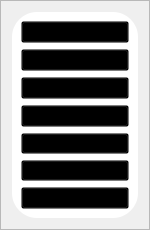
           <widget class="QFrame" name="frame_3">
            <property name="minimumSize">
             <size>
              <width>150</width>
              <height>0</height>
             </size>
            </property>
            <property name="maximumSize">
             <size>
              <width>150</width>
              <height>16777215</height>
             </size>
            </property>
            <property name="frameShape">
             <enum>QFrame::StyledPanel</enum>
            </property>
            <property name="frameShadow">
             <enum>QFrame::Raised</enum>
            </property>
            <layout class="QGridLayout" name="gridLayout_5">
             <item row="0" column="0">
              <widget class="QFrame" name="frame_6">
               <property name="styleSheet">
                <string notr="true">QFrame {
background-color: rgb(255, 255, 255);
border-radius: 25px;
}</string>
               </property>
               <property name="frameShape">
                <enum>QFrame::StyledPanel</enum>
               </property>
               <property name="frameShadow">
                <enum>QFrame::Raised</enum>
               </property>
               <layout class="QGridLayout" name="gridLayout_11">
                <item row="0" column="0">
                 <widget class="QPushButton" name="email_pushButton_15">
                  <property name="font">
                   <font>
                    <family>Arial</family>
                    <weight>75</weight>
                    <bold>true</bold>
                   </font>
                  </property>
                  <property name="styleSheet">
                   <string notr="true">QPushButton{
background-color: transparent;
color: #fffff;

}

QPushButton:hover{
background-color: rgb(220, 220, 220);
border-radius:8px;
}


QPushButton:pressed{
border-radius:8px;
	background-color: rgb(182, 96, 88);

}
</string>
                  </property>
                  <property name="text">
                   <string>Email</string>
                  </property>
                  <property name="icon">
                   <iconset>
                    <normaloff>images/icons8-gmail-logo-48.png</normaloff>images/icons8-gmail-logo-48.png</iconset>
                  </property>
                  <property name="iconSize">
                   <size>
                    <width>35</width>
                    <height>35</height>
                   </size>
                  </property>
                 </widget>
                </item>
                <item row="1" column="0">
                 <widget class="QPushButton" name="google_pushButton_14">
                  <property name="font">
                   <font>
                    <family>Arial</family>
                    <weight>75</weight>
                    <bold>true</bold>
                   </font>
                  </property>
                  <property name="styleSheet">
                   <string notr="true">QPushButton{
background-color: transparent;
color: #fffff;

}
QPushButton:hover{
background-color: rgb(220, 220, 220);
border-radius:8px;
}



QPushButton:pressed{
border-radius:8px;
	background-color: rgb(211, 211, 211);

}

</string>
                  </property>
                  <property name="text">
                   <string>Google</string>
                  </property>
                  <property name="icon">
                   <iconset>
                    <normaloff>images/icons8-google-48.png</normaloff>images/icons8-google-48.png</iconset>
                  </property>
                  <property name="iconSize">
                   <size>
                    <width>35</width>
                    <height>35</height>
                   </size>
                  </property>
                 </widget>
                </item>
                <item row="2" column="0">
                 <widget class="QPushButton" name="face_pushButton_13">
                  <property name="font">
                   <font>
                    <family>Arial</family>
                    <weight>75</weight>
                    <bold>true</bold>
                   </font>
                  </property>
                  <property name="styleSheet">
                   <string notr="true">QPushButton{
background-color: transparent;
color: #fffff;

}
QPushButton:hover{
background-color: rgb(156, 232, 255);
border-radius:8px;
}

QPushButton:pressed{
border-radius:8px;
	background-color: rgb(103, 194, 255);

}


</string>
                  </property>
                  <property name="text">
                   <string>Facebook</string>
                  </property>
                  <property name="icon">
                   <iconset>
                    <normaloff>images/icons8-facebook-48.png</normaloff>images/icons8-facebook-48.png</iconset>
                  </property>
                  <property name="iconSize">
                   <size>
                    <width>35</width>
                    <height>35</height>
                   </size>
                  </property>
                 </widget>
                </item>
                <item row="3" column="0">
                 <widget class="QPushButton" name="pushButton_12">
                  <property name="font">
                   <font>
                    <family>Arial</family>
                    <weight>75</weight>
                    <bold>true</bold>
                   </font>
                  </property>
                  <property name="styleSheet">
                   <string notr="true">QPushButton{
background-color: transparent;
color: #fffff;

}
QPushButton:hover{
background-color: rgb(220, 220, 220);
border-radius:8px;
}

QPushButton:pressed{
border-radius:8px;
	background-color: rgb(211, 211, 211);

}


</string>
                  </property>
                  <property name="text">
                   <string>Youtube</string>
                  </property>
                  <property name="icon">
                   <iconset>
                    <normaloff>images/icons8-youtube-logo-48.png</normaloff>images/icons8-youtube-logo-48.png</iconset>
                  </property>
                  <property name="iconSize">
                   <size>
                    <width>35</width>
                    <height>35</height>
                   </size>
                  </property>
                 </widget>
                </item>
                <item row="4" column="0">
                 <widget class="QPushButton" name="tiktok_pushButton_11">
                  <property name="font">
                   <font>
                    <family>Arial</family>
                    <pointsize>8</pointsize>
                    <weight>75</weight>
                    <bold>true</bold>
                   </font>
                  </property>
                  <property name="styleSheet">
                   <string notr="true">QPushButton{
background-color: transparent;
color: #fffff;

}

QPushButton:pressed{
border-radius:8px;
	color: rgb(255, 255, 255);
	background-color: rgb(140, 140, 140);

}
QPushButton:hover{
background-color: rgb(220, 220, 220);
border-radius:8px;
}

</string>
                  </property>
                  <property name="text">
                   <string>TikTok</string>
                  </property>
                  <property name="icon">
                   <iconset>
                    <normaloff>images/icons8-tiktok-50.png</normaloff>images/icons8-tiktok-50.png</iconset>
                  </property>
                  <property name="iconSize">
                   <size>
                    <width>35</width>
                    <height>35</height>
                   </size>
                  </property>
                 </widget>
                </item>
                <item row="5" column="0">
                 <widget class="QPushButton" name="insta_pushButton_10">
                  <property name="font">
                   <font>
                    <family>Arial</family>
                    <pointsize>8</pointsize>
                    <weight>75</weight>
                    <bold>true</bold>
                   </font>
                  </property>
                  <property name="styleSheet">
                   <string notr="true">QPushButton{
background-color: transparent;
color: #fffff;

}
QPushButton:hover{
background-color: rgb(220, 220, 220);
border-radius:8px;
}


QPushButton:pressed{
border-radius:8px;
	background-color: rgb(211, 211, 211);

}

</string>
                  </property>
                  <property name="text">
                   <string>Instagram</string>
                  </property>
                  <property name="icon">
                   <iconset>
                    <normaloff>images/icons8-instagram-48.png</normaloff>images/icons8-instagram-48.png</iconset>
                  </property>
                  <property name="iconSize">
                   <size>
                    <width>40</width>
                    <height>40</height>
                   </size>
                  </property>
                 </widget>
                </item>
                <item row="6" column="0">
                 <widget class="QPushButton" name="start_pushButton_9">
                  <property name="font">
                   <font>
                    <family>Arial</family>
                    <weight>75</weight>
                    <bold>true</bold>
                   </font>
                  </property>
                  <property name="styleSheet">
                   <string notr="true">QPushButton{
background-color: transparent;
color: #fffff;

}

QPushButton:pressed{
border-radius:8px;
	background-color: rgb(211, 211, 211);

}

</string>
                  </property>
                  <property name="text">
                   <string>START</string>
                  </property>
                  <property name="icon">
                   <iconset>
                    <normaloff>images/icons8-circled-play-48.png</normaloff>images/icons8-circled-play-48.png</iconset>
                  </property>
                  <property name="iconSize">
                   <size>
                    <width>30</width>
                    <height>30</height>
                   </size>
                  </property>
                 </widget>
                </item>
               </layout>
              </widget>
             </item>
            </layout>
           </widget>
